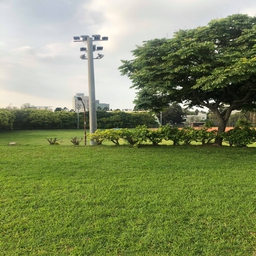
#> input picture NTHU_campus/1.jpg, 256 x 256 px, found by its file name
$ jupyter execute --allow-errors hw0_4.ipynb
#> lines starting #> are read from the running program, lines starting #| are printed output that depends on the picture
[cell 1]
import cv2 as cv
import matplotlib.pyplot as plt
img = cv.imread('1.jpg',1)
#> img is the input picture: shape (256, 256, 3); mean B, G, R 93.9, 139, 126.9
cv.imread('img')
img = cv.cvtColor(img, cv.COLOR_BGR2RGB)
plt.imshow(img),plt.show()

#> (a cell that did not finish here is left out)

[cell 3]
img3 = cv.imread('46.jpg')
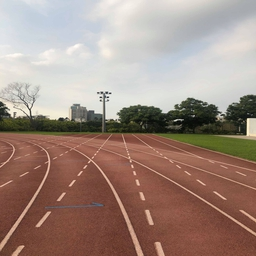
#> input picture NTHU_campus/46.jpg, 256 x 256 px, found by its file name
#> img3 is the input picture: shape (256, 256, 3); mean B, G, R 128.1, 138.2, 159.5
cv.imread('img3')
img3 = cv.cvtColor(img3, cv.COLOR_BGR2RGB)
plt.imshow(img3),plt.show()

[cell 4]
gray= cv.cvtColor(img3,cv.COLOR_BGR2GRAY)
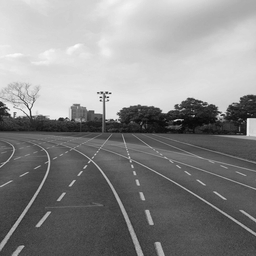
#> gray: shape (256, 256); min 5, max 252, mean 137.6
sift = cv.xfeatures2d.SIFT_create()
kp = sift.detect(gray,None)
#> kp = 161 keypoints; strongest (x, y, size): (248, 119, 2.1), (12, 115, 1.8), (61, 119, 2.7), (14, 113, 1.9)
img2=cv.drawKeypoints(gray,kp,img3)
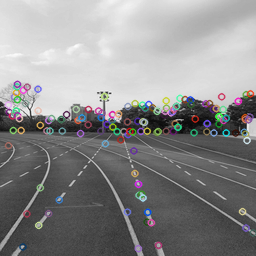
#> img2: shape (256, 256, 3); mean R, G, B 138.7, 138.4, 138.7
cv.imwrite('sift_keypoints.jpg',img2)
plt.imshow(img2)

[cell 5]
img1 = cv.imread('1.jpg', 1)          # queryImage
img2 = cv.imread('46.jpg', 1) # trainImage
#img1 = cv2.resize(img1,(128,128))
#img2 = cv2.resize(img2, (128,128))

sift = cv.xfeatures2d.SIFT_create()

# find the keypoints and descriptors with SIFT
kp1, des1 = sift.detectAndCompute(img1,None)
#> kp1 = 484 keypoints; strongest (x, y, size): (212, 101, 3.1), (179, 87, 3.1), (206, 109, 3.5), (216, 51, 1.9)
kp2, des2 = sift.detectAndCompute(img2,None)
#> kp2 = 166 keypoints; strongest (x, y, size): (248, 119, 2.1), (12, 115, 1.8), (61, 119, 2.7), (15, 113, 1.9)

# FLANN parameters
FLANN_INDEX_KDTREE = 0
index_params = dict(algorithm = FLANN_INDEX_KDTREE, trees = 5)
search_params = dict(checks=50)   # or pass empty dictionary

flann = cv.FlannBasedMatcher(index_params,search_params)

matches = flann.knnMatch(des1,des2,k=2)
#> matches = 484 matches

# Need to draw only good matches, so create a mask
matchesMask = [[0,0] for i in range(len(matches))]
#> matchesMask = 484 pairs, first value 0 to 0, second value 0 to 0

# ratio test as per Lowe's paper
for i,(m,n) in enumerate(matches):
    if m.distance < 0.78*n.distance:
        matchesMask[i]=[1,0]
#> after the loop, matchesMask = 484 pairs, first value 0 to 1, second value 0 to 0

draw_params = dict(matchColor = (0,255,0),
                   singlePointColor = (255,0,0),
                   matchesMask = matchesMask,
                   flags = 0)
#> draw_params = 4 items

img3 = cv.drawMatchesKnn(img1,kp1,img2,kp2,matches,None,**draw_params)
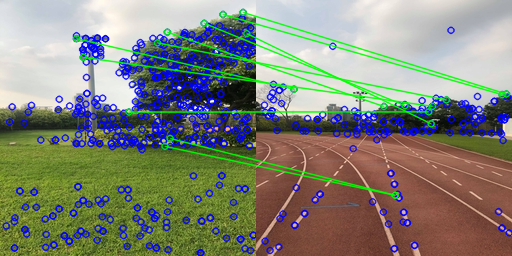
#> img3: shape (256, 512, 3); mean B, G, R 120.9, 132.9, 129.7
img3= cv.cvtColor(img3, cv.COLOR_BGR2RGB)

plt.imshow(img3,),plt.show()
